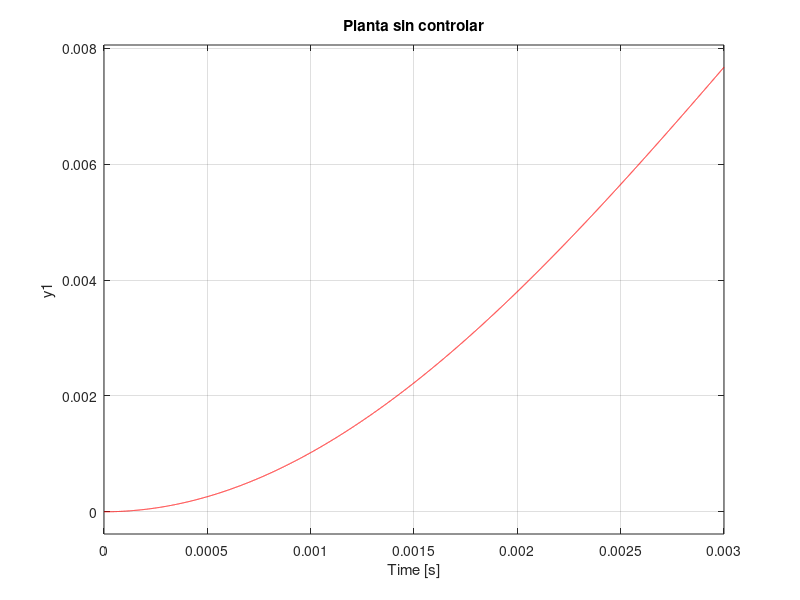
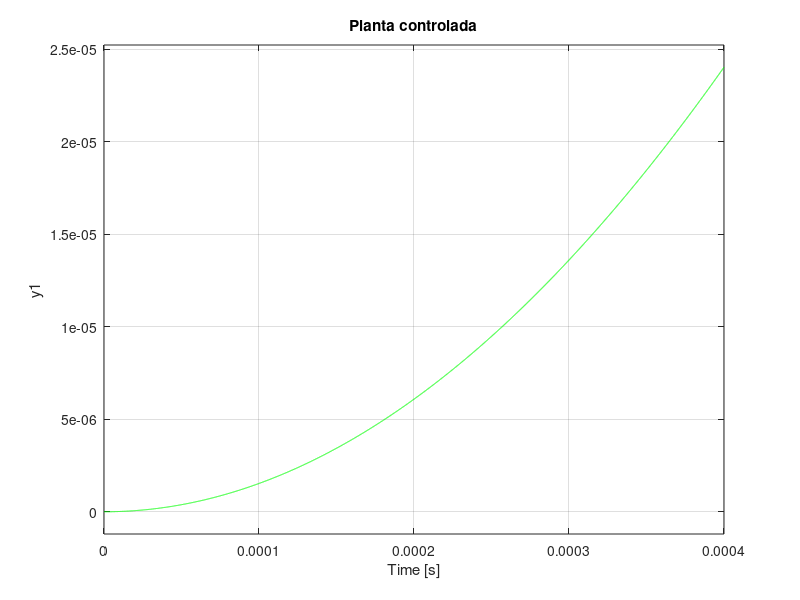

The MATLAB source for these figures, in order:
clc 
clear all
%Mi matrices, para comprobar si es observable y el valor de k 

num=0.0274;
den=[8.8781e-12 1.2914e-5 7.6479e-4 0];
G=tf(num,den)


J=3.2284e-6
b=3.5077e-6
L=2.75e-6
R=4
k=0.0274

A=[0 1 0;0 -b/J k/J;0 -k/L -R/L]
B=[0;0;1/L]

ts=0.04;
Mp=0.16;
cita=sqrt((log(Mp))^2/((log(Mp))^2+pi^2));%Condiciones para el control
wn=4/(ts*cita);

Ps=roots([1 2*cita*wn wn^2]);
P=[Ps(1) Ps(2) -10000000];
%P=[-133.34+220.82i   -133.34-220.82i -10000000]

K=acker(A,B,P)

Anew=A-B*K
C=[1 0 0]
[numnew,dennew]=ss2tf(Anew,B,C,0) %%de variable de estados a trans
Gnew=tf(numnew,dennew)

figure(1)
step(feedback(G,100),'-r')
title('Planta sin controlar')

figure(2)
step(feedback(Gnew,1),'-g')
title('Planta controlada')
